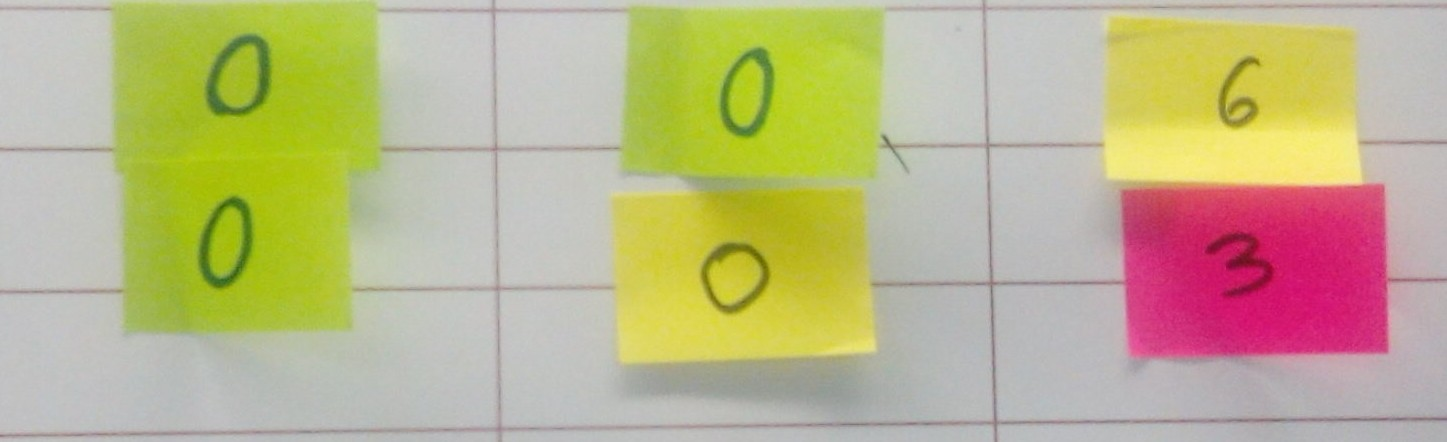
#> input picture Picture.jpg, 1447 x 442 px, given in place of 13pic.png, which was not available
$ jupyter execute --allow-errors 'neural network testing.ipynb'   (Python 2 division)   (text cells are left out)
#> lines starting #> are read from the running program, lines starting #| are printed output that depends on the picture; after the words box and inside, x2 and y2 are one past the last pixel; in counts of white or black regions, pixels touching at a corner belong together; pictures that were not available may be replaced by others from this repository, and a replacement may not be noted
[cell 1]
import argparse
import time
import cv2
import numpy as np
from PIL import Image
import imutils
import gzip
import cPickle
import pickle
import random

[cell 2]
class Network(object):

    # [112 lines left out: functions __init__, feedforward, SGD, update_mini_batch, backprop, evaluate and 1 more, not called in this run]

    def predict(self,image):
        value=np.argmax(self.feedforward(image))
        return value

#### Miscellaneous functions
def sigmoid(z):
    """The sigmoid function."""
    return 1.0/(1.0+np.exp(-z))

def sigmoid_prime(z):
    """Derivative of the sigmoid function."""
    return sigmoid(z)*(1-sigmoid(z))

[cell 3]
def inverte(imagem):
    imagem = (255-imagem)
    return imagem

#> (a cell that did not finish here is left out)

[cell 5]
# [6 lines left out: function sliding_window, not called in this run]

[cell 6]
# [6 lines left out: function RepInt, not called in this run]

[cell 7]
def Reshaping(Img):

    old_im=Image.fromarray(Img)
    old_size = old_im.size

    new_size = (28, 28)
    new_im = Image.new("RGB", new_size)   ## luckily, this is already black!
    new_im.paste(old_im, ((new_size[0]-old_size[0])/2,
                          (new_size[1]-old_size[1])/2))

    im=np.array(new_im)
    im=cv2.cvtColor(im, cv2.COLOR_BGR2GRAY)
    return im

[cell 8]
image=cv2.imread("13pic.png",0)
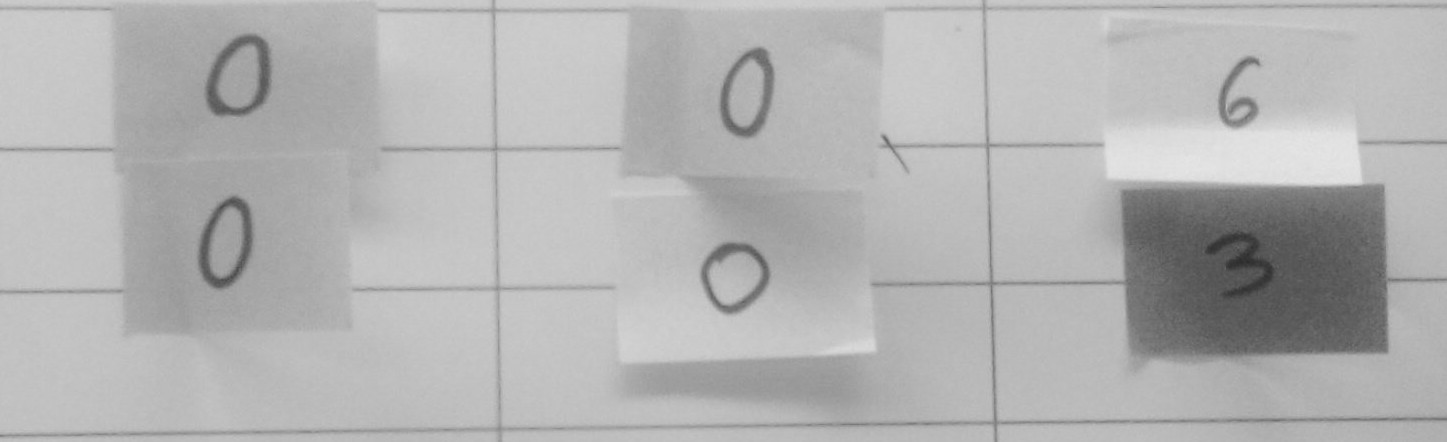
#> image: shape (442, 1447); min 43, max 230, mean 178.5
#read the image
height, width= image.shape
#> height = 442; width = 1447
test = cv2.medianBlur(image,3)
test = cv2.adaptiveThreshold(test,255,cv2.ADAPTIVE_THRESH_GAUSSIAN_C,cv2.THRESH_BINARY,11,2)
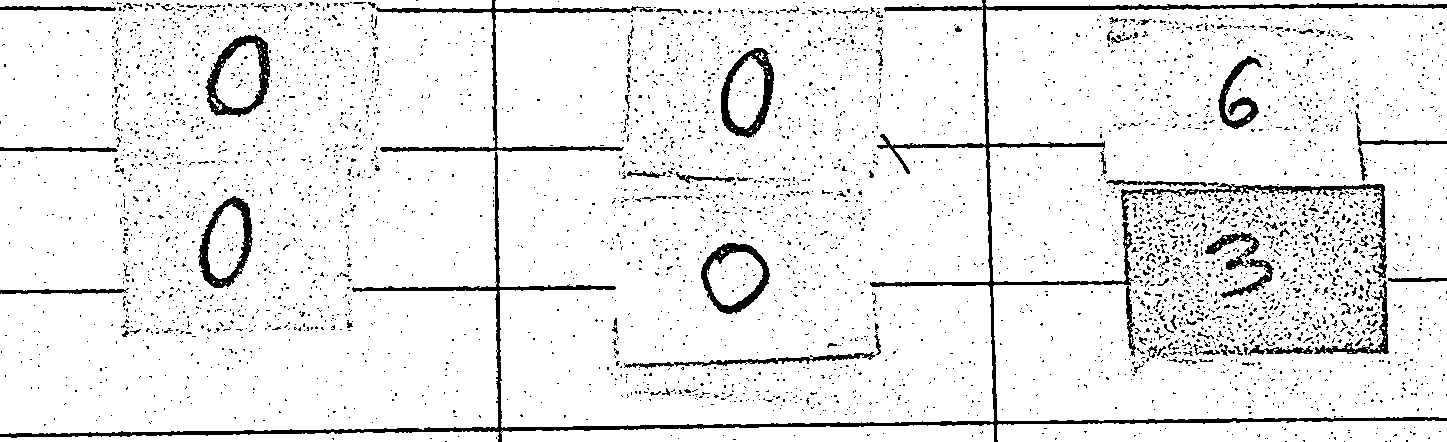
#> test: shape (442, 1447); 92.4% white; 4156 black regions (4020 under 20 px), largest, box (x1, y1, x2, y2) and area: (0, 0, 1447, 442) 13093, (376, 0, 653, 152) 2461, (205, 34, 270, 117) 1706
#> `v=int(np.median(image))`: v = 186
#> `lower = max(0, (1.0 - sigma) * v)`: lower = 124.6
#> `lower=int(lower)`: lower = 124
#> `upper = min(255, (1.0 + sigma) * v)`: upper = 247.4
#> `upper=int(upper)`: upper = 247
#> `edges = cv2.Canny(blur,lower-200,upper)`:
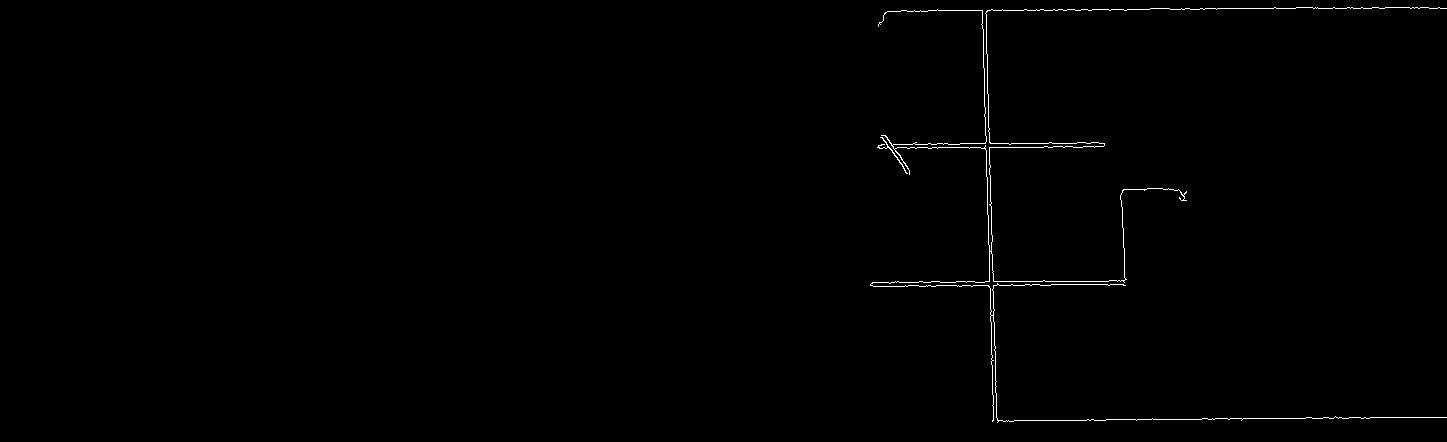
#> edges: shape (442, 1447); 0.48% white in thin lines or dots, all inside (x1, y1, x2, y2) = (870, 7, 1447, 423)
#> `(cnts, _) = cv2.findContours(edges, cv2.RETR_EXTERNAL, cv2.CHAIN_APPRO..`: cnts = 2 contours; box (x1, y1, x2, y2) and area: (870, 7, 1447, 423) 53, (877, 137, 908, 174) 29
#| 2
#> `cnt1=cnts[0]`: cnt1 = contour of 74 points, box (x1, y1, x2, y2) (877, 137, 908, 174), area 29
#> `x,y,w,h = cv2.boundingRect(cnt1)`: x = 877; y = 137; w = 31; h = 37
#> `crop=image[0:y+h+8,x:x+w]`:
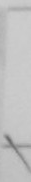
#> crop: shape (182, 31); min 105, max 205, mean 193.6
#> `img = cv2.adaptiveThreshold(img,255,cv2.ADAPTIVE_THRESH_GAUSSIAN_C,cv2..`:
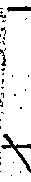
#> img: shape (182, 31); 90.8% white; 35 black regions (32 under 20 px), largest, box (x1, y1, x2, y2) and area: (1, 134, 31, 173) 239, (7, 6, 31, 12) 97, (0, 49, 6, 66) 43
copy=np.reshape(test, (height*width, 1))

#check whther sticker is green or red, if green then proceed
#> (the rest of this cell did not finish here and is left out)

        img=Reshaping(img)
#> in Reshaping, `new_im = Image.new("RGB", new_size)`: new_im: PIL image 28x28 RGB; every value is 0
#> in Reshaping, `new_im.paste(old_im, ((new_size[0]-old_size[0])/2, (new_size[1]-old_si..`:
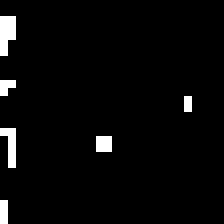
#> new_im: PIL image 28x28 RGB (shown 8 times larger); 3.3% white in thin lines or dots, all inside (x1, y1, x2, y2) = (0, 2, 24, 28)
#> `img=np.reshape(img, (784, 1))`: img = 784 values, max 255 at index 56, min 0 at index 0, mean 8.46
        img=np.reshape(img, (784, 1))
        result=net.predict(img)
        print result

        cnt2=cnts[1]
        x,y,w,h = cv2.boundingRect(cnt2)
        crop=image[0:y+h+8,x:x+w]
        img = cv2.medianBlur(crop,3)
        img = cv2.adaptiveThreshold(img,255,cv2.ADAPTIVE_THRESH_GAUSSIAN_C,cv2.THRESH_BINARY,11,2)
        img=inverte(img)
        img=Reshaping(img)
        img=np.reshape(img, (784, 1))
        result=net.predict(img)
        print result
else:
    print "more black content on image"
    image1=inverte(image)
    image1 = cv2.medianBlur(image1,3)
    #img = cv2.adaptiveThreshold(img,255,cv2.ADAPTIVE_THRESH_GAUSSIAN_C,cv2.THRESH_BINARY,11,2)
    ret,image1 = cv2.threshold(image1,175,255,cv2.THRESH_BINARY) # to find threshold on the basis of black white intensity
    cv2.imshow('def',image1)
    cv2.waitKey(0)

    blur = cv2.GaussianBlur(image1,(3,3),0)  # use gaussian blur to reduce noise in the image
    v=int(np.median(image1))  #take median of the img
    sigma=0.33
    lower = max(0, (1.0 - sigma) * v)
    lower=int(lower)
    upper = min(255, (1.0 + sigma) * v)
    upper=int(upper)
    edges = cv2.Canny(blur,lower-200,upper)

    cv2.imshow('ghi',edges)
    cv2.waitKey(0)

    #find the edges and differenttiate whether it ie 2 digit or 1 digit

    (cnts, _) = cv2.findContours(edges, cv2.RETR_EXTERNAL, cv2.CHAIN_APPROX_SIMPLE)
    cnts = sorted(cnts, key = cv2.contourArea, reverse =True)[:10]
    print len(cnts)
    if len(cnts)==1:
        cnt1=cnts[0]
        x,y,w,h = cv2.boundingRect(cnt1)
        crop=image1[0:y+h+8,x:x+w]
        #crop the text
        #cv2.imshow('ghi',crop)
        #cv2.waitKey(0)
        img = cv2.medianBlur(crop,3)
        img = cv2.adaptiveThreshold(img,255,cv2.ADAPTIVE_THRESH_GAUSSIAN_C,cv2.THRESH_BINARY,11,2)
        #smooth the image
        #cv2.imshow('ghi',img)
        #cv2.waitKey(0)
        #img=inverte(img)
        #change black to white and vcie versa
        cv2.imshow('ghi',img)
        cv2.waitKey(0)
        img=Reshaping(img)
        #change the shape to 28*28
        cv2.imshow('ghi',img)
        cv2.waitKey(0)
        img=np.reshape(img, (784, 1))
        #make 1-d array
        result=net.predict(img)
        print result

    elif len(cnts)>1:
        cnts = sorted(cnts, key = cv2.contourArea, reverse =False)[:10]
        cnt1=cnts[0]
        x,y,w,h = cv2.boundingRect(cnt1)
        crop=image[0:y+h+8,x:x+w]
        img = cv2.medianBlur(crop,3)
        img = cv2.adaptiveThreshold(img,255,cv2.ADAPTIVE_THRESH_GAUSSIAN_C,cv2.THRESH_BINARY,11,2)
        #img=inverte(img)
        img=Reshaping(img)
        img=np.reshape(img, (784, 1))
        result=net.predict(img)
        print result

        cnt2=cnts[1]
        x,y,w,h = cv2.boundingRect(cnt2)
        crop=image[0:y+h+8,x:x+w]
        img = cv2.medianBlur(crop,3)
        img = cv2.adaptiveThreshold(img,255,cv2.ADAPTIVE_THRESH_GAUSSIAN_C,cv2.THRESH_BINARY,11,2)
        #img=inverte(img)
        img=Reshaping(img)
        img=np.reshape(img, (784, 1))
        result=net.predict(img)
        print result
